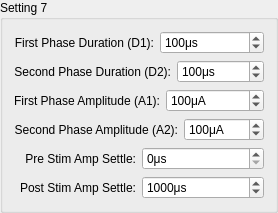
    <widget class="QGroupBox" name="groupBox_7">
     <property name="title">
      <string>Setting 7</string>
     </property>
     <layout class="QGridLayout" name="gridLayout_10">
      <item row="0" column="0">
       <layout class="QHBoxLayout" name="horizontalLayout_56">
        <item>
         <widget class="QLabel" name="label_55">
          <property name="font">
           <font>
            <pointsize>9</pointsize>
            <weight>50</weight>
            <bold>false</bold>
           </font>
          </property>
          <property name="text">
           <string>First Phase Duration (D1):</string>
          </property>
          <property name="alignment">
           <set>Qt::AlignRight|Qt::AlignTrailing|Qt::AlignVCenter</set>
          </property>
         </widget>
        </item>
        <item>
         <widget class="QSpinBox" name="spb_s7_d1">
          <property name="sizePolicy">
           <sizepolicy hsizetype="Preferred" vsizetype="Fixed">
            <horstretch>0</horstretch>
            <verstretch>0</verstretch>
           </sizepolicy>
          </property>
          <property name="minimumSize">
           <size>
            <width>80</width>
            <height>0</height>
           </size>
          </property>
          <property name="suffix">
           <string>μs</string>
          </property>
          <property name="minimum">
           <number>0</number>
          </property>
          <property name="maximum">
           <number>5000</number>
          </property>
          <property name="value">
           <number>100</number>
          </property>
         </widget>
        </item>
       </layout>
      </item>
      <item row="1" column="0">
       <layout class="QHBoxLayout" name="horizontalLayout_57">
        <item>
         <widget class="QLabel" name="label_56">
          <property name="font">
           <font>
            <pointsize>9</pointsize>
            <weight>50</weight>
            <bold>false</bold>
           </font>
          </property>
          <property name="text">
           <string>Second Phase Duration (D2):</string>
          </property>
          <property name="alignment">
           <set>Qt::AlignRight|Qt::AlignTrailing|Qt::AlignVCenter</set>
          </property>
         </widget>
        </item>
        <item>
         <widget class="QSpinBox" name="spb_s7_d2">
          <property name="sizePolicy">
           <sizepolicy hsizetype="Preferred" vsizetype="Fixed">
            <horstretch>0</horstretch>
            <verstretch>0</verstretch>
           </sizepolicy>
          </property>
          <property name="minimumSize">
           <size>
            <width>80</width>
            <height>0</height>
           </size>
          </property>
          <property name="suffix">
           <string>μs</string>
          </property>
          <property name="minimum">
           <number>0</number>
          </property>
          <property name="maximum">
           <number>5000</number>
          </property>
          <property name="value">
           <number>100</number>
          </property>
         </widget>
        </item>
       </layout>
      </item>
      <item row="2" column="0">
       <layout class="QHBoxLayout" name="horizontalLayout_58">
        <item>
         <widget class="QLabel" name="label_57">
          <property name="font">
           <font>
            <pointsize>9</pointsize>
            <weight>50</weight>
            <bold>false</bold>
           </font>
          </property>
          <property name="text">
           <string>First Phase Amplitude (A1):</string>
          </property>
          <property name="alignment">
           <set>Qt::AlignRight|Qt::AlignTrailing|Qt::AlignVCenter</set>
          </property>
         </widget>
        </item>
        <item>
         <widget class="QSpinBox" name="spb_s7_a1">
          <property name="sizePolicy">
           <sizepolicy hsizetype="Preferred" vsizetype="Fixed">
            <horstretch>0</horstretch>
            <verstretch>0</verstretch>
           </sizepolicy>
          </property>
          <property name="minimumSize">
           <size>
            <width>80</width>
            <height>0</height>
           </size>
          </property>
          <property name="suffix">
           <string>μA</string>
          </property>
          <property name="minimum">
           <number>0</number>
          </property>
          <property name="maximum">
           <number>2550</number>
          </property>
          <property name="value">
           <number>100</number>
          </property>
         </widget>
        </item>
       </layout>
      </item>
      <item row="3" column="0">
       <layout class="QHBoxLayout" name="horizontalLayout_59">
        <item>
         <widget class="QLabel" name="label_58">
          <property name="font">
           <font>
            <pointsize>9</pointsize>
            <weight>50</weight>
            <bold>false</bold>
           </font>
          </property>
          <property name="text">
           <string>Second Phase Amplitude (A2):</string>
          </property>
          <property name="alignment">
           <set>Qt::AlignRight|Qt::AlignTrailing|Qt::AlignVCenter</set>
          </property>
         </widget>
        </item>
        <item>
         <widget class="QSpinBox" name="spb_s7_a2">
          <property name="sizePolicy">
           <sizepolicy hsizetype="Preferred" vsizetype="Fixed">
            <horstretch>0</horstretch>
            <verstretch>0</verstretch>
           </sizepolicy>
          </property>
          <property name="minimumSize">
           <size>
            <width>80</width>
            <height>0</height>
           </size>
          </property>
          <property name="suffix">
           <string>μA</string>
          </property>
          <property name="minimum">
           <number>0</number>
          </property>
          <property name="maximum">
           <number>2550</number>
          </property>
          <property name="value">
           <number>100</number>
          </property>
         </widget>
        </item>
       </layout>
      </item>
      <item row="4" column="0">
       <layout class="QHBoxLayout" name="horizontalLayout_60">
        <item>
         <widget class="QLabel" name="label_59">
          <property name="font">
           <font>
            <pointsize>9</pointsize>
            <weight>50</weight>
            <bold>false</bold>
           </font>
          </property>
          <property name="text">
           <string>Pre Stim Amp Settle:</string>
          </property>
          <property name="alignment">
           <set>Qt::AlignRight|Qt::AlignTrailing|Qt::AlignVCenter</set>
          </property>
         </widget>
        </item>
        <item>
         <widget class="QSpinBox" name="spb_s7_pre1">
          <property name="sizePolicy">
           <sizepolicy hsizetype="Preferred" vsizetype="Fixed">
            <horstretch>0</horstretch>
            <verstretch>0</verstretch>
           </sizepolicy>
          </property>
          <property name="minimumSize">
           <size>
            <width>80</width>
            <height>0</height>
           </size>
          </property>
          <property name="suffix">
           <string>μs</string>
          </property>
          <property name="minimum">
           <number>0</number>
          </property>
          <property name="maximum">
           <number>500000</number>
          </property>
          <property name="value">
           <number>0</number>
          </property>
         </widget>
        </item>
       </layout>
      </item>
      <item row="5" column="0">
       <layout class="QHBoxLayout" name="horizontalLayout_61">
        <item>
         <widget class="QLabel" name="label_60">
          <property name="font">
           <font>
            <pointsize>9</pointsize>
            <weight>50</weight>
            <bold>false</bold>
           </font>
          </property>
          <property name="text">
           <string>Post Stim Amp Settle:</string>
          </property>
          <property name="alignment">
           <set>Qt::AlignRight|Qt::AlignTrailing|Qt::AlignVCenter</set>
          </property>
         </widget>
        </item>
        <item>
         <widget class="QSpinBox" name="spb_s7_post1">
          <property name="sizePolicy">
           <sizepolicy hsizetype="Preferred" vsizetype="Fixed">
            <horstretch>0</horstretch>
            <verstretch>0</verstretch>
           </sizepolicy>
          </property>
          <property name="minimumSize">
           <size>
            <width>80</width>
            <height>0</height>
           </size>
          </property>
          <property name="suffix">
           <string>μs</string>
          </property>
          <property name="minimum">
           <number>0</number>
          </property>
          <property name="maximum">
           <number>500000</number>
          </property>
          <property name="value">
           <number>1000</number>
          </property>
         </widget>
        </item>
       </layout>
      </item>
     </layout>
    </widget>
